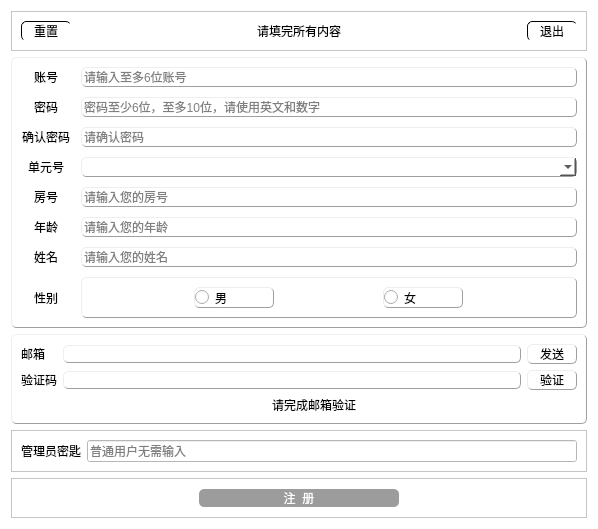
<?xml version="1.0" encoding="UTF-8"?>
<ui version="4.0">
 <class>registerwindow</class>
 <widget class="QWidget" name="registerwindow">
  <property name="geometry">
   <rect>
    <x>0</x>
    <y>0</y>
    <width>598</width>
    <height>527</height>
   </rect>
  </property>
  <property name="minimumSize">
   <size>
    <width>0</width>
    <height>0</height>
   </size>
  </property>
  <property name="maximumSize">
   <size>
    <width>10000</width>
    <height>10000</height>
   </size>
  </property>
  <property name="windowTitle">
   <string>注册界面</string>
  </property>
  <property name="windowOpacity">
   <double>1.000000000000000</double>
  </property>
  <property name="autoFillBackground">
   <bool>false</bool>
  </property>
  <property name="styleSheet">
   <string notr="true">background-color: rgb(255, 255, 255);


</string>
  </property>
  <layout class="QVBoxLayout" name="verticalLayout">
   <item>
    <widget class="QFrame" name="frame_2">
     <property name="sizePolicy">
      <sizepolicy hsizetype="Preferred" vsizetype="Preferred">
       <horstretch>0</horstretch>
       <verstretch>1</verstretch>
      </sizepolicy>
     </property>
     <property name="frameShape">
      <enum>QFrame::StyledPanel</enum>
     </property>
     <property name="frameShadow">
      <enum>QFrame::Raised</enum>
     </property>
     <layout class="QHBoxLayout" name="horizontalLayout">
      <item>
       <widget class="QPushButton" name="resetbtn">
        <property name="sizePolicy">
         <sizepolicy hsizetype="Minimum" vsizetype="Preferred">
          <horstretch>0</horstretch>
          <verstretch>0</verstretch>
         </sizepolicy>
        </property>
        <property name="maximumSize">
         <size>
          <width>50</width>
          <height>16777215</height>
         </size>
        </property>
        <property name="styleSheet">
         <string notr="true">QPushButton{
border-radius:5px;
border-width:1px;
	background-color: rgb(255, 255, 255);
border-style:outset}

QPushButton:checked{
	background-color: rgb(255, 207, 207);

}</string>
        </property>
        <property name="text">
         <string>重置</string>
        </property>
        <property name="checkable">
         <bool>true</bool>
        </property>
       </widget>
      </item>
      <item>
       <widget class="QLabel" name="sign_text">
        <property name="text">
         <string>请填完所有内容</string>
        </property>
        <property name="alignment">
         <set>Qt::AlignCenter</set>
        </property>
       </widget>
      </item>
      <item>
       <widget class="QPushButton" name="exitbtn">
        <property name="sizePolicy">
         <sizepolicy hsizetype="Minimum" vsizetype="Preferred">
          <horstretch>0</horstretch>
          <verstretch>0</verstretch>
         </sizepolicy>
        </property>
        <property name="maximumSize">
         <size>
          <width>50</width>
          <height>16777215</height>
         </size>
        </property>
        <property name="styleSheet">
         <string notr="true">QPushButton{
border-radius:5px;
border-width:1px;
	background-color: rgb(255, 255, 255);
border-style:outset}

QPushButton:checked{
	background-color: rgb(255, 207, 207);

}</string>
        </property>
        <property name="text">
         <string>退出</string>
        </property>
        <property name="checkable">
         <bool>true</bool>
        </property>
       </widget>
      </item>
     </layout>
    </widget>
   </item>
   <item>
    <widget class="QFrame" name="frame">
     <property name="sizePolicy">
      <sizepolicy hsizetype="Preferred" vsizetype="Preferred">
       <horstretch>0</horstretch>
       <verstretch>10</verstretch>
      </sizepolicy>
     </property>
     <property name="styleSheet">
      <string notr="true">border-width:1px;
border-color: rgb(159, 159, 159);
border-style:outset;
border-radius:5px;</string>
     </property>
     <property name="frameShape">
      <enum>QFrame::StyledPanel</enum>
     </property>
     <property name="frameShadow">
      <enum>QFrame::Raised</enum>
     </property>
     <layout class="QGridLayout" name="gridLayout">
      <property name="spacing">
       <number>10</number>
      </property>
      <item row="5" column="3">
       <widget class="QLineEdit" name="age_num">
        <property name="sizePolicy">
         <sizepolicy hsizetype="MinimumExpanding" vsizetype="Minimum">
          <horstretch>0</horstretch>
          <verstretch>0</verstretch>
         </sizepolicy>
        </property>
        <property name="styleSheet">
         <string notr="true">border-width:1px;
border-color: rgb(159, 159, 159);
border-style:outset;
border-radius:5px;</string>
        </property>
        <property name="inputMethodHints">
         <set>Qt::ImhNone</set>
        </property>
        <property name="placeholderText">
         <string>请输入您的年龄</string>
        </property>
       </widget>
      </item>
      <item row="8" column="0">
       <widget class="QLabel" name="label_8">
        <property name="styleSheet">
         <string notr="true">border-width:1px;
border-color: rgb(255, 255, 255);
border-style:outset;
border-radius:1px;</string>
        </property>
        <property name="text">
         <string>性别</string>
        </property>
        <property name="alignment">
         <set>Qt::AlignCenter</set>
        </property>
       </widget>
      </item>
      <item row="1" column="0">
       <widget class="QLabel" name="label_2">
        <property name="sizePolicy">
         <sizepolicy hsizetype="Preferred" vsizetype="Minimum">
          <horstretch>0</horstretch>
          <verstretch>0</verstretch>
         </sizepolicy>
        </property>
        <property name="maximumSize">
         <size>
          <width>16777215</width>
          <height>100</height>
         </size>
        </property>
        <property name="styleSheet">
         <string notr="true">border-width:1px;
border-color: rgb(255, 255, 255);
border-style:outset;
border-radius:1px;</string>
        </property>
        <property name="text">
         <string>密码</string>
        </property>
        <property name="alignment">
         <set>Qt::AlignCenter</set>
        </property>
       </widget>
      </item>
      <item row="6" column="3">
       <widget class="QLineEdit" name="name_num">
        <property name="sizePolicy">
         <sizepolicy hsizetype="MinimumExpanding" vsizetype="Minimum">
          <horstretch>0</horstretch>
          <verstretch>0</verstretch>
         </sizepolicy>
        </property>
        <property name="styleSheet">
         <string notr="true">border-width:1px;
border-color: rgb(159, 159, 159);
border-style:outset;
border-radius:5px;</string>
        </property>
        <property name="text">
         <string/>
        </property>
        <property name="placeholderText">
         <string>请输入您的姓名</string>
        </property>
       </widget>
      </item>
      <item row="3" column="0">
       <widget class="QLabel" name="label_3">
        <property name="styleSheet">
         <string notr="true">border-width:1px;
border-color: rgb(255, 255, 255);
border-style:outset;
border-radius:1px;</string>
        </property>
        <property name="text">
         <string>单元号</string>
        </property>
        <property name="alignment">
         <set>Qt::AlignCenter</set>
        </property>
       </widget>
      </item>
      <item row="4" column="3">
       <widget class="QLineEdit" name="room_num">
        <property name="sizePolicy">
         <sizepolicy hsizetype="MinimumExpanding" vsizetype="Minimum">
          <horstretch>0</horstretch>
          <verstretch>0</verstretch>
         </sizepolicy>
        </property>
        <property name="styleSheet">
         <string notr="true">border-width:1px;
border-color: rgb(159, 159, 159);
border-style:outset;
border-radius:5px;</string>
        </property>
        <property name="placeholderText">
         <string>请输入您的房号</string>
        </property>
       </widget>
      </item>
      <item row="0" column="3">
       <widget class="QLineEdit" name="accounttext">
        <property name="sizePolicy">
         <sizepolicy hsizetype="MinimumExpanding" vsizetype="Minimum">
          <horstretch>3</horstretch>
          <verstretch>0</verstretch>
         </sizepolicy>
        </property>
        <property name="maximumSize">
         <size>
          <width>16777215</width>
          <height>100000</height>
         </size>
        </property>
        <property name="styleSheet">
         <string notr="true">border-width:1px;
border-color: rgb(159, 159, 159);
border-style:outset;
border-radius:5px;</string>
        </property>
        <property name="maxLength">
         <number>6</number>
        </property>
        <property name="placeholderText">
         <string>请输入至多6位账号</string>
        </property>
        <property name="clearButtonEnabled">
         <bool>true</bool>
        </property>
       </widget>
      </item>
      <item row="2" column="3">
       <widget class="QLineEdit" name="confirmpwtext">
        <property name="sizePolicy">
         <sizepolicy hsizetype="MinimumExpanding" vsizetype="Minimum">
          <horstretch>0</horstretch>
          <verstretch>0</verstretch>
         </sizepolicy>
        </property>
        <property name="maximumSize">
         <size>
          <width>16777215</width>
          <height>100000</height>
         </size>
        </property>
        <property name="styleSheet">
         <string notr="true">border-width:1px;
border-color: rgb(159, 159, 159);
border-style:outset;
border-radius:5px;</string>
        </property>
        <property name="echoMode">
         <enum>QLineEdit::Password</enum>
        </property>
        <property name="placeholderText">
         <string>请确认密码</string>
        </property>
        <property name="clearButtonEnabled">
         <bool>true</bool>
        </property>
       </widget>
      </item>
      <item row="6" column="0">
       <widget class="QLabel" name="label_7">
        <property name="styleSheet">
         <string notr="true">border-width:1px;
border-color: rgb(255, 255, 255);
border-style:outset;
border-radius:1px;</string>
        </property>
        <property name="text">
         <string>姓名</string>
        </property>
        <property name="alignment">
         <set>Qt::AlignCenter</set>
        </property>
       </widget>
      </item>
      <item row="5" column="0">
       <widget class="QLabel" name="label_6">
        <property name="styleSheet">
         <string notr="true">border-width:1px;
border-color: rgb(255, 255, 255);
border-style:outset;
border-radius:1px;</string>
        </property>
        <property name="text">
         <string>年龄</string>
        </property>
        <property name="alignment">
         <set>Qt::AlignCenter</set>
        </property>
       </widget>
      </item>
      <item row="8" column="3">
       <widget class="QGroupBox" name="sex_group">
        <property name="sizePolicy">
         <sizepolicy hsizetype="Preferred" vsizetype="Minimum">
          <horstretch>0</horstretch>
          <verstretch>0</verstretch>
         </sizepolicy>
        </property>
        <property name="title">
         <string/>
        </property>
        <layout class="QHBoxLayout" name="horizontalLayout_3">
         <item>
          <widget class="QRadioButton" name="male">
           <property name="sizePolicy">
            <sizepolicy hsizetype="Minimum" vsizetype="Minimum">
             <horstretch>0</horstretch>
             <verstretch>0</verstretch>
            </sizepolicy>
           </property>
           <property name="maximumSize">
            <size>
             <width>80</width>
             <height>16777215</height>
            </size>
           </property>
           <property name="styleSheet">
            <string notr="true">border-width:1px;
border-color: rgb(159, 159, 159);
border-style:outset;
border-radius:5px;</string>
           </property>
           <property name="text">
            <string>男</string>
           </property>
          </widget>
         </item>
         <item>
          <widget class="QRadioButton" name="female">
           <property name="sizePolicy">
            <sizepolicy hsizetype="Minimum" vsizetype="Minimum">
             <horstretch>0</horstretch>
             <verstretch>0</verstretch>
            </sizepolicy>
           </property>
           <property name="maximumSize">
            <size>
             <width>80</width>
             <height>16777215</height>
            </size>
           </property>
           <property name="styleSheet">
            <string notr="true">border-width:1px;
border-color: rgb(159, 159, 159);
border-style:outset;
border-radius:5px;</string>
           </property>
           <property name="text">
            <string>女</string>
           </property>
          </widget>
         </item>
        </layout>
       </widget>
      </item>
      <item row="3" column="3">
       <widget class="QComboBox" name="building_num">
        <property name="sizePolicy">
         <sizepolicy hsizetype="Preferred" vsizetype="Minimum">
          <horstretch>0</horstretch>
          <verstretch>0</verstretch>
         </sizepolicy>
        </property>
        <property name="styleSheet">
         <string notr="true">border-width:1px;
border-color: rgb(159, 159, 159);
border-style:outset;
border-radius:5px;</string>
        </property>
        <property name="maxVisibleItems">
         <number>50</number>
        </property>
        <property name="maxCount">
         <number>2147483642</number>
        </property>
        <property name="placeholderText">
         <string>请选择您的单元号</string>
        </property>
       </widget>
      </item>
      <item row="4" column="0">
       <widget class="QLabel" name="label_5">
        <property name="styleSheet">
         <string notr="true">border-width:1px;
border-color: rgb(255, 255, 255);
border-style:outset;
border-radius:1px;</string>
        </property>
        <property name="text">
         <string>房号</string>
        </property>
        <property name="alignment">
         <set>Qt::AlignCenter</set>
        </property>
       </widget>
      </item>
      <item row="2" column="0">
       <widget class="QLabel" name="label_4">
        <property name="sizePolicy">
         <sizepolicy hsizetype="Preferred" vsizetype="Minimum">
          <horstretch>0</horstretch>
          <verstretch>0</verstretch>
         </sizepolicy>
        </property>
        <property name="maximumSize">
         <size>
          <width>16777215</width>
          <height>100</height>
         </size>
        </property>
        <property name="styleSheet">
         <string notr="true">border-width:1px;
border-color: rgb(255, 255, 255);
border-style:outset;
border-radius:1px;</string>
        </property>
        <property name="text">
         <string>确认密码</string>
        </property>
        <property name="alignment">
         <set>Qt::AlignCenter</set>
        </property>
       </widget>
      </item>
      <item row="1" column="3">
       <widget class="QLineEdit" name="pwtext">
        <property name="sizePolicy">
         <sizepolicy hsizetype="MinimumExpanding" vsizetype="Minimum">
          <horstretch>0</horstretch>
          <verstretch>0</verstretch>
         </sizepolicy>
        </property>
        <property name="maximumSize">
         <size>
          <width>16777215</width>
          <height>100000</height>
         </size>
        </property>
        <property name="styleSheet">
         <string notr="true">border-width:1px;
border-color: rgb(159, 159, 159);
border-style:outset;
border-radius:5px;</string>
        </property>
        <property name="echoMode">
         <enum>QLineEdit::Password</enum>
        </property>
        <property name="placeholderText">
         <string>密码至少6位，至多10位，请使用英文和数字</string>
        </property>
        <property name="clearButtonEnabled">
         <bool>true</bool>
        </property>
       </widget>
      </item>
      <item row="0" column="0">
       <widget class="QLabel" name="label">
        <property name="sizePolicy">
         <sizepolicy hsizetype="Preferred" vsizetype="Minimum">
          <horstretch>0</horstretch>
          <verstretch>0</verstretch>
         </sizepolicy>
        </property>
        <property name="maximumSize">
         <size>
          <width>16777215</width>
          <height>100</height>
         </size>
        </property>
        <property name="styleSheet">
         <string notr="true">border-width:1px;
border-color: rgb(255, 255, 255);
border-style:outset;
border-radius:1px;</string>
        </property>
        <property name="text">
         <string>账号</string>
        </property>
        <property name="alignment">
         <set>Qt::AlignCenter</set>
        </property>
       </widget>
      </item>
     </layout>
    </widget>
   </item>
   <item>
    <widget class="QFrame" name="frame_4">
     <property name="styleSheet">
      <string notr="true">border-width:1px;
border-color: rgb(159, 159, 159);
border-style:outset;
border-radius:5px;</string>
     </property>
     <property name="frameShape">
      <enum>QFrame::StyledPanel</enum>
     </property>
     <property name="frameShadow">
      <enum>QFrame::Raised</enum>
     </property>
     <layout class="QGridLayout" name="gridLayout_2">
      <item row="0" column="0">
       <widget class="QLabel" name="label_9">
        <property name="styleSheet">
         <string notr="true">border-style:solid;
border-width:0px;
</string>
        </property>
        <property name="text">
         <string>邮箱</string>
        </property>
        <property name="alignment">
         <set>Qt::AlignCenter</set>
        </property>
       </widget>
      </item>
      <item row="0" column="2">
       <widget class="QLineEdit" name="email_text"/>
      </item>
      <item row="0" column="3">
       <widget class="QPushButton" name="send_email_btn">
        <property name="minimumSize">
         <size>
          <width>50</width>
          <height>0</height>
         </size>
        </property>
        <property name="text">
         <string>发送</string>
        </property>
       </widget>
      </item>
      <item row="1" column="0" colspan="2">
       <widget class="QLabel" name="label_10">
        <property name="styleSheet">
         <string notr="true">border-style:solid;
border-width:0px;</string>
        </property>
        <property name="text">
         <string>验证码</string>
        </property>
       </widget>
      </item>
      <item row="1" column="2">
       <widget class="QLineEdit" name="my_check_code_text"/>
      </item>
      <item row="1" column="3">
       <widget class="QPushButton" name="IC_btn">
        <property name="text">
         <string>验证</string>
        </property>
       </widget>
      </item>
      <item row="2" column="1" colspan="3">
       <widget class="QLabel" name="IC_status">
        <property name="styleSheet">
         <string notr="true">border-style:solid;
border-width:0px;</string>
        </property>
        <property name="text">
         <string>请完成邮箱验证</string>
        </property>
        <property name="alignment">
         <set>Qt::AlignCenter</set>
        </property>
       </widget>
      </item>
     </layout>
    </widget>
   </item>
   <item>
    <widget class="QFrame" name="frame_5">
     <property name="sizePolicy">
      <sizepolicy hsizetype="Preferred" vsizetype="Preferred">
       <horstretch>0</horstretch>
       <verstretch>1</verstretch>
      </sizepolicy>
     </property>
     <property name="frameShape">
      <enum>QFrame::StyledPanel</enum>
     </property>
     <property name="frameShadow">
      <enum>QFrame::Raised</enum>
     </property>
     <layout class="QHBoxLayout" name="horizontalLayout_4">
      <item>
       <widget class="QLabel" name="label_11">
        <property name="text">
         <string>管理员密匙</string>
        </property>
       </widget>
      </item>
      <item>
       <widget class="QLineEdit" name="manager_key_text">
        <property name="placeholderText">
         <string>普通用户无需输入</string>
        </property>
       </widget>
      </item>
     </layout>
    </widget>
   </item>
   <item>
    <widget class="QFrame" name="frame_3">
     <property name="frameShape">
      <enum>QFrame::StyledPanel</enum>
     </property>
     <property name="frameShadow">
      <enum>QFrame::Raised</enum>
     </property>
     <layout class="QHBoxLayout" name="horizontalLayout_2">
      <property name="leftMargin">
       <number>20</number>
      </property>
      <property name="topMargin">
       <number>10</number>
      </property>
      <property name="rightMargin">
       <number>20</number>
      </property>
      <property name="bottomMargin">
       <number>10</number>
      </property>
      <item>
       <widget class="QPushButton" name="registbtn">
        <property name="enabled">
         <bool>false</bool>
        </property>
        <property name="sizePolicy">
         <sizepolicy hsizetype="Preferred" vsizetype="Minimum">
          <horstretch>0</horstretch>
          <verstretch>1</verstretch>
         </sizepolicy>
        </property>
        <property name="maximumSize">
         <size>
          <width>200</width>
          <height>100000</height>
         </size>
        </property>
        <property name="cursor">
         <cursorShape>PointingHandCursor</cursorShape>
        </property>
        <property name="styleSheet">
         <string notr="true">QPushButton{
background-color: rgb(156, 156, 156);
border-radius:5px;
border-style:outset;
border-weight:2px;
border-color: rgb(255, 255, 127);
font: 75 14pt &quot;Agency FB&quot;;
color: rgb(255, 255, 255);}

QPushButton:pressed{
	
	background-color: rgb(255, 201, 201);
}

QPushButton:enabled{
	background-color: rgb(182, 0, 0);
}

</string>
        </property>
        <property name="text">
         <string>注  册</string>
        </property>
       </widget>
      </item>
     </layout>
    </widget>
   </item>
  </layout>
 </widget>
 <resources/>
 <connections>
  <connection>
   <sender>registbtn</sender>
   <signal>clicked()</signal>
   <receiver>registerwindow</receiver>
   <slot>registerme()</slot>
   <hints>
    <hint type="sourcelabel">
     <x>398</x>
     <y>506</y>
    </hint>
    <hint type="destinationlabel">
     <x>281</x>
     <y>423</y>
    </hint>
   </hints>
  </connection>
  <connection>
   <sender>resetbtn</sender>
   <signal>clicked()</signal>
   <receiver>registerwindow</receiver>
   <slot>resetme()</slot>
   <hints>
    <hint type="sourcelabel">
     <x>68</x>
     <y>32</y>
    </hint>
    <hint type="destinationlabel">
     <x>459</x>
     <y>77</y>
    </hint>
   </hints>
  </connection>
  <connection>
   <sender>exitbtn</sender>
   <signal>clicked()</signal>
   <receiver>registerwindow</receiver>
   <slot>exitme()</slot>
   <hints>
    <hint type="sourcelabel">
     <x>578</x>
     <y>32</y>
    </hint>
    <hint type="destinationlabel">
     <x>361</x>
     <y>72</y>
    </hint>
   </hints>
  </connection>
  <connection>
   <sender>accounttext</sender>
   <signal>textChanged(QString)</signal>
   <receiver>registerwindow</receiver>
   <slot>check()</slot>
   <hints>
    <hint type="sourcelabel">
     <x>504</x>
     <y>79</y>
    </hint>
    <hint type="destinationlabel">
     <x>531</x>
     <y>105</y>
    </hint>
   </hints>
  </connection>
  <connection>
   <sender>pwtext</sender>
   <signal>textChanged(QString)</signal>
   <receiver>registerwindow</receiver>
   <slot>check()</slot>
   <hints>
    <hint type="sourcelabel">
     <x>507</x>
     <y>109</y>
    </hint>
    <hint type="destinationlabel">
     <x>570</x>
     <y>159</y>
    </hint>
   </hints>
  </connection>
  <connection>
   <sender>confirmpwtext</sender>
   <signal>textChanged(QString)</signal>
   <receiver>registerwindow</receiver>
   <slot>check()</slot>
   <hints>
    <hint type="sourcelabel">
     <x>492</x>
     <y>140</y>
    </hint>
    <hint type="destinationlabel">
     <x>584</x>
     <y>207</y>
    </hint>
   </hints>
  </connection>
  <connection>
   <sender>male</sender>
   <signal>toggled(bool)</signal>
   <receiver>registerwindow</receiver>
   <slot>boy_or_girl()</slot>
   <hints>
    <hint type="sourcelabel">
     <x>272</x>
     <y>361</y>
    </hint>
    <hint type="destinationlabel">
     <x>104</x>
     <y>349</y>
    </hint>
   </hints>
  </connection>
  <connection>
   <sender>female</sender>
   <signal>toggled(bool)</signal>
   <receiver>registerwindow</receiver>
   <slot>boy_or_girl()</slot>
   <hints>
    <hint type="sourcelabel">
     <x>462</x>
     <y>361</y>
    </hint>
    <hint type="destinationlabel">
     <x>493</x>
     <y>350</y>
    </hint>
   </hints>
  </connection>
  <connection>
   <sender>building_num</sender>
   <signal>currentTextChanged(QString)</signal>
   <receiver>registerwindow</receiver>
   <slot>check()</slot>
   <hints>
    <hint type="sourcelabel">
     <x>207</x>
     <y>199</y>
    </hint>
    <hint type="destinationlabel">
     <x>5</x>
     <y>176</y>
    </hint>
   </hints>
  </connection>
  <connection>
   <sender>room_num</sender>
   <signal>textChanged(QString)</signal>
   <receiver>registerwindow</receiver>
   <slot>check()</slot>
   <hints>
    <hint type="sourcelabel">
     <x>215</x>
     <y>238</y>
    </hint>
    <hint type="destinationlabel">
     <x>5</x>
     <y>213</y>
    </hint>
   </hints>
  </connection>
  <connection>
   <sender>age_num</sender>
   <signal>textChanged(QString)</signal>
   <receiver>registerwindow</receiver>
   <slot>check()</slot>
   <hints>
    <hint type="sourcelabel">
     <x>212</x>
     <y>277</y>
    </hint>
    <hint type="destinationlabel">
     <x>5</x>
     <y>248</y>
    </hint>
   </hints>
  </connection>
  <connection>
   <sender>name_num</sender>
   <signal>textChanged(QString)</signal>
   <receiver>registerwindow</receiver>
   <slot>check()</slot>
   <hints>
    <hint type="sourcelabel">
     <x>224</x>
     <y>318</y>
    </hint>
    <hint type="destinationlabel">
     <x>4</x>
     <y>288</y>
    </hint>
   </hints>
  </connection>
  <connection>
   <sender>email_text</sender>
   <signal>textChanged(QString)</signal>
   <receiver>registerwindow</receiver>
   <slot>check()</slot>
   <hints>
    <hint type="sourcelabel">
     <x>135</x>
     <y>405</y>
    </hint>
    <hint type="destinationlabel">
     <x>8</x>
     <y>348</y>
    </hint>
   </hints>
  </connection>
  <connection>
   <sender>send_email_btn</sender>
   <signal>clicked()</signal>
   <receiver>registerwindow</receiver>
   <slot>send_email()</slot>
   <hints>
    <hint type="sourcelabel">
     <x>560</x>
     <y>405</y>
    </hint>
    <hint type="destinationlabel">
     <x>594</x>
     <y>395</y>
    </hint>
   </hints>
  </connection>
  <connection>
   <sender>IC_btn</sender>
   <signal>clicked()</signal>
   <receiver>registerwindow</receiver>
   <slot>email_check()</slot>
   <hints>
    <hint type="sourcelabel">
     <x>543</x>
     <y>431</y>
    </hint>
    <hint type="destinationlabel">
     <x>550</x>
     <y>471</y>
    </hint>
   </hints>
  </connection>
 </connections>
 <slots>
  <slot>menuopen()</slot>
  <slot>exitme()</slot>
  <slot>about()</slot>
  <slot>resetme()</slot>
  <slot>registerme()</slot>
  <slot>check()</slot>
  <slot>boy_or_girl()</slot>
  <slot>send_email()</slot>
  <slot>email_check()</slot>
 </slots>
</ui>
